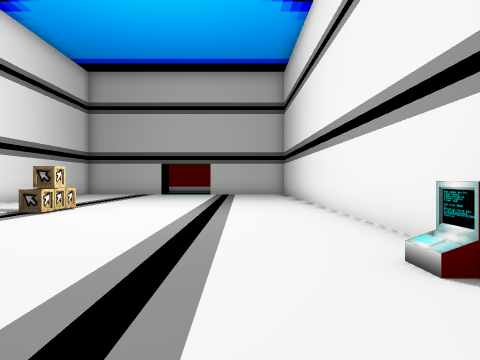
View 1 (above)

18 first-person views from a walk through a 3-D level made in the Unity game engine. The camera is 1.5 m above the floor, looks level and sees 70° across. The floor is counted in squares, 2 m on a side. Each view is taken from the middle of a square. On the plan, view 1 faces up. The plan holds only what a view shows up to about 11 squares ahead; the rest is blank. The place goes on beyond the plan. The player character is not drawn. Some animated figures are not drawn. Some surface patterns are stand-ins.

View 2
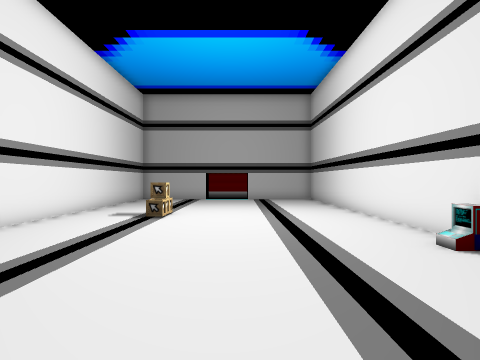

View 3
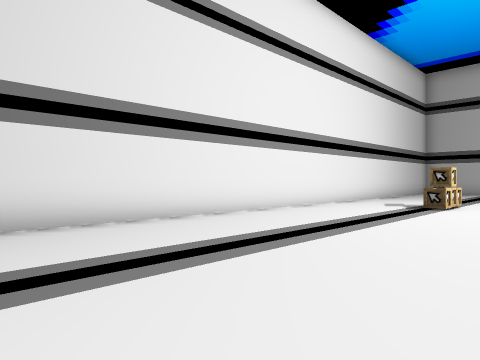

View 4
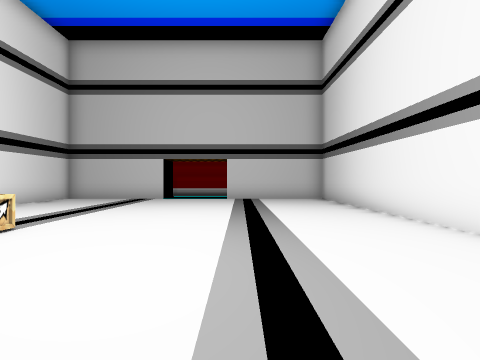

View 5
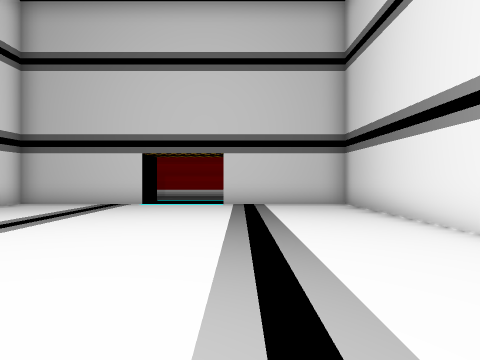

View 6
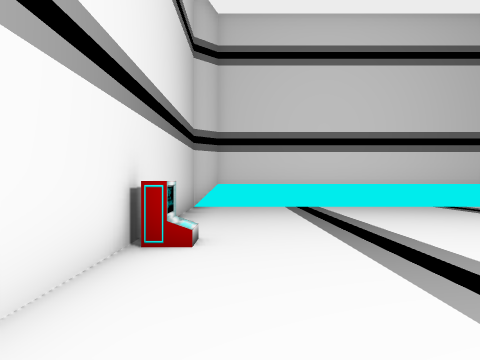

View 7
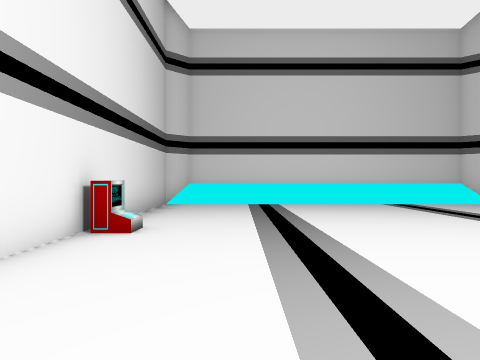

View 8
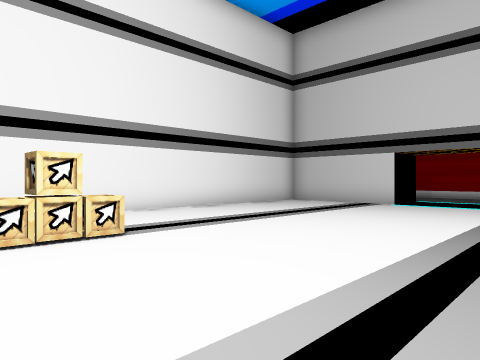

View 9
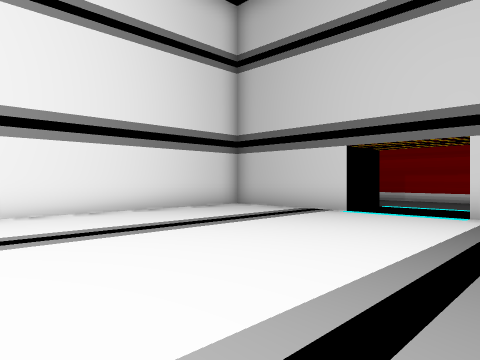

View 10
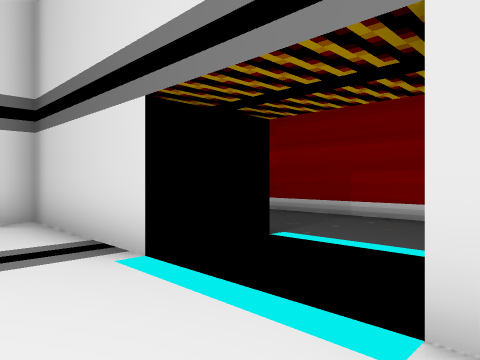

View 11
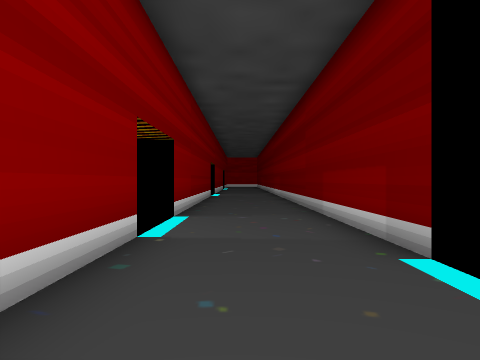

View 12
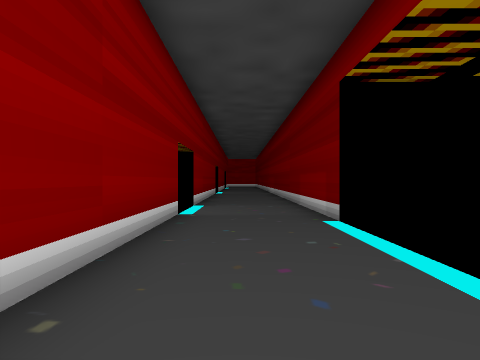

View 13
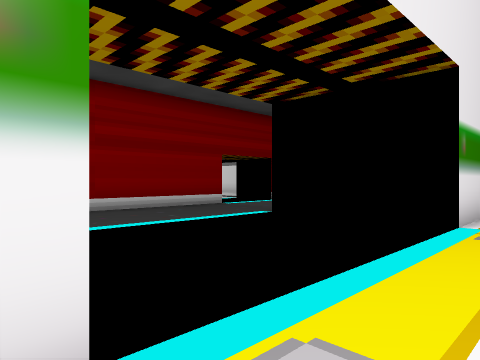

View 14
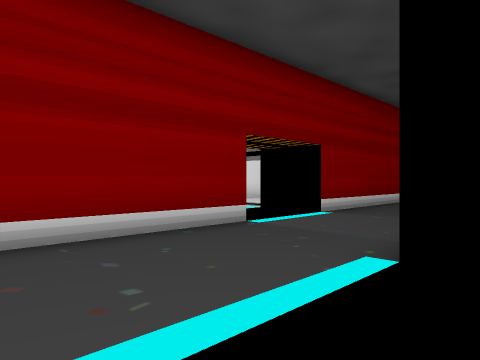

View 15
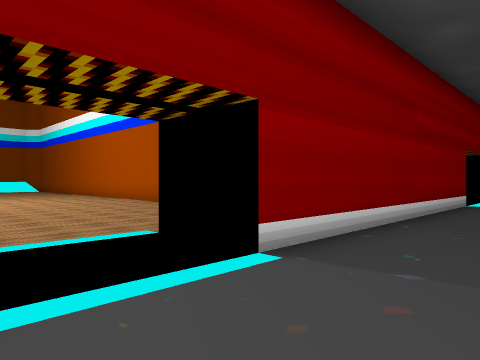

View 16
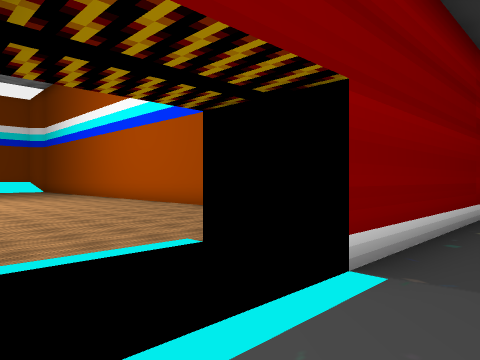

View 17
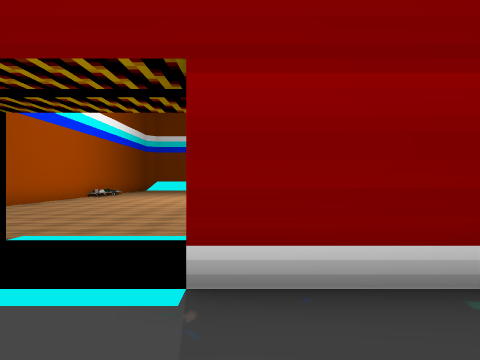

View 18
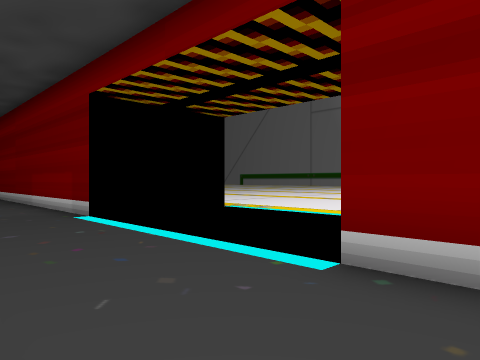

### Floor plan
Key: @ floor where view 1 was taken; # wall or solid block; . floor; / step, stairs or slope; O other object.
Columns run from 8 left of view 1 to 14 right of it. Each row starts with its distance up from view 1.
 28         ..... .
 27        ......
 26       ##
 25
 24            .
 23 ########......#
 22 ................. .
 21 ...................
 20 ..................
 19 #####..#########
 18 #####..#####    ..
 17 #..........#   .....
 16 #..........#  ......
 15 #..........# ........
 14 #..........#..........
 13 #..........#..........
 12 #..........#..........#
 11 #..........# .........#
 10 #..........#  ...
  9 #..O.......#   ..
  8 #..O.......#
  7 #..........#
  6 #..........#
  5 #..........#
  4 #..........#
  3 #.........O#
  2 #..........#
  1 #..........#
  0 #.......@..#
 -1 #..........#
 -2 #..........#
 -3 #/////////##
 -4   #########

Positions as (right, up) in squares from view 1, and headings:
1: (0, 0), facing up
2: (-2, -3), facing up
3: (-2, -2), facing up-left
4: (-1, 4), facing up
5: (-1, 7), facing up
6: (1, 7), facing down
7: (0, 8), facing down
8: (0, 7), facing up-left
9: (0, 10), facing up-left
10: (-1, 16), facing up-left
11: (3, 21), facing left
12: (6, 21), facing left
13: (6, 28), facing down-left
14: (3, 24), facing down-left
15: (10, 22), facing down-left
16: (10, 21), facing down-left
17: (7, 22), facing down
18: (7, 20), facing up-left
